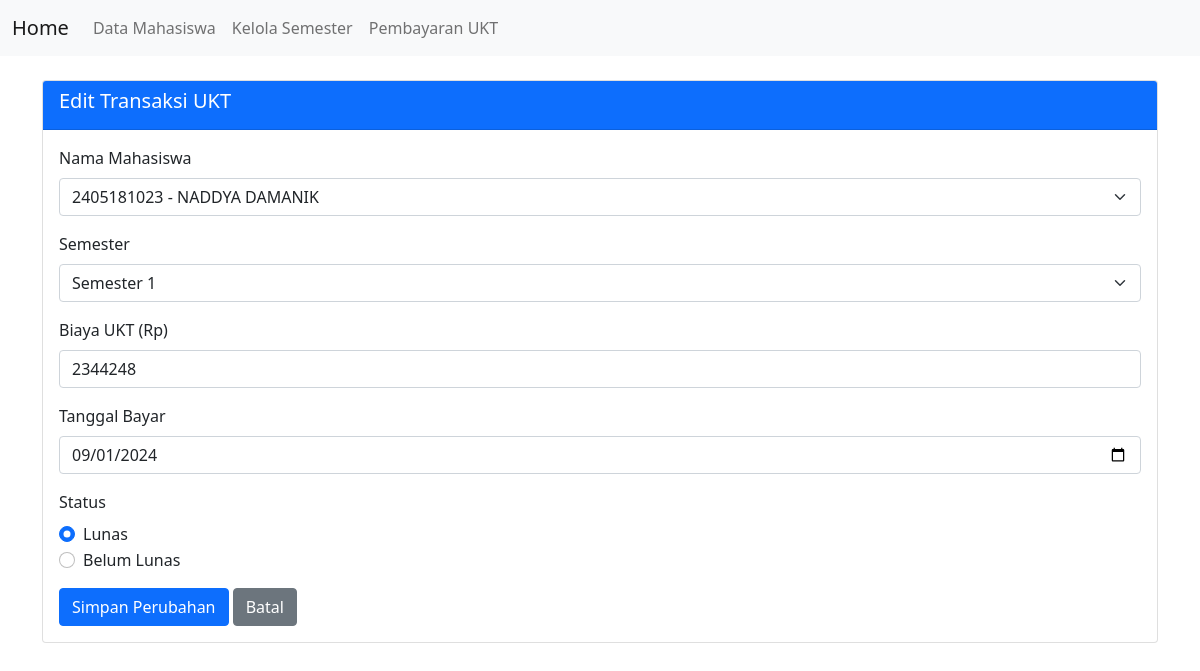
The page /edit_ukt.php?id=2 on the database its author committed.
### tables this page shows
CREATE TABLE `tbukt` (
  `id_ukt` int NOT NULL,
  `id_mhs` int NOT NULL,
  `semester` int NOT NULL,
  `biaya` int NOT NULL,
  `tanggal_bayar` date NOT NULL,
  `status` varchar(20) NOT NULL
);

### edit_ukt.php (the view, shortened to what this page needs)
<!doctype html>
<html lang="en">
  <head>
    <link href="https://cdn.jsdelivr.net/npm/bootstrap@5.0.2/dist/css/bootstrap.min.css" rel="stylesheet">
  </head>
  <body>
    <?php
    include 'koneksi.php';
    include 'menu.php';
    $id = $_GET['id'];
    $sql = "SELECT * FROM tbukt WHERE id_ukt = '$id'";
    $result = $conn->query($sql);
    $data = $result->fetch_assoc();
    ?>
    <div class="container mt-4">
        <div class="card">
            <div class="card-header bg-primary text-white">
                <h5>Edit Transaksi UKT</h5>
            </div>
            <div class="card-body">
                <form action="update_ukt_aksi.php" method="POST">
                    <div class="mb-3">
                        <label class="form-label">Nama Mahasiswa</label>
                        <select name="id_mhs" class="form-select">
                            <?php
                            $mhs_sql = "SELECT * FROM tbmahasiswa ORDER BY nama ASC";
                            $mhs_res = $conn->query($mhs_sql);
                            while($m = $mhs_res->fetch_assoc()){
                                $pilih = ($m['id'] == $data['id_mhs']) ? 'selected' : '';
                                echo "<option value='$m[id]' $pilih>$m[nim] - $m[nama]</option>";
                            }
                            ?>
                        </select>
                    </div>
                    <div class="mb-3">
                        <label class="form-label">Semester</label>
                        <select name="semester" class="form-select">
                            <?php
                            $qry_smt_edit = $conn->query("SELECT * FROM tbsemester ORDER BY id_semester ASC");
                            while($se = $qry_smt_edit->fetch_assoc()){
                                $pilih_smt = ($se['id_semester'] == $data['semester']) ? 'selected' : '';
                                echo "<option value='".$se['id_semester']."' $pilih_smt>".$se['nama_semester']."</option>";
                            }
                            ?>
                        </select>
                    </div>
                    <div class="mb-3">
                        <label class="form-label">Biaya UKT (Rp)</label>
                        <input type="number" name="biaya" class="form-control" value="<?= $data['biaya']; ?>">
                    </div>
                    <div class="mb-3">
                        <label class="form-label">Tanggal Bayar</label>
                        <input type="date" name="tanggal_bayar" class="form-control" value="<?= $data['tanggal_bayar']; ?>">
                    </div>
                    <div class="mb-3">
                        <label class="form-label">Status</label>
                        <div class="form-check">
                            <input class="form-check-input" type="radio" name="status" value="Lunas"
                            <?= ($data['status'] == 'Lunas') ? 'checked' : ''; ?>>
                            <label class="form-check-label">Lunas</label>
                        </div>
                        <div class="form-check">
                            <input class="form-check-input" type="radio" name="status" value="Belum Lunas"
                            <?= ($data['status'] == 'Belum Lunas') ? 'checked' : ''; ?>>
                            <label class="form-check-label">Belum Lunas</label>
                        </div>
                    </div>
                    <button type="submit" class="btn btn-primary">Simpan Perubahan</button>
                    <a href="ukt.php" class="btn btn-secondary">Batal</a>
                </form>
            </div>
        </div>
    </div>
  </body>
</html>

### rows shown on the page
tbukt: biaya "2344248", tanggal_bayar "09/01/2024", status "☑"

### other values the page prints
form field id_mhs "2405181023 - NADDYA DAMANIK"
form field semester "Semester 1"
